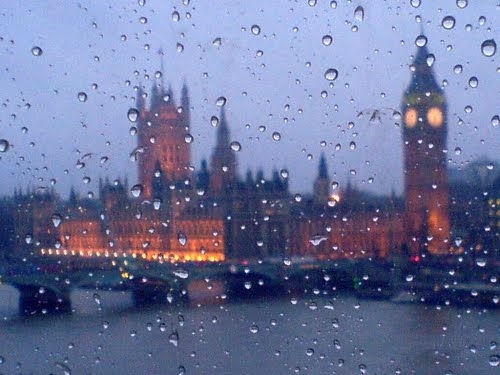
#> input picture Assignment-6/image3.jpg, 500 x 375 px
$ jupyter execute question3.ipynb
#> lines starting #> are read from the running program, lines starting #| are printed output that depends on the picture
[cell 1]
#Lab Assignment - 6
#DIGITAL IMAGE PROCESSING LAB
#Date – 05/11/2019
#Name – ASHISH GOYAL
#ID Number – 2016UCP1100

import cv2 as cv
import numpy as np

img = cv.imread('image3.jpg')
#> img is the input picture: shape (375, 500, 3); mean B, G, R 155.7, 116.8, 108.7

dst = np.empty_like(img) #create empty array the size of the image
noise = cv.randn(dst, (0,0,0), (20,20,20)) #add random img noise
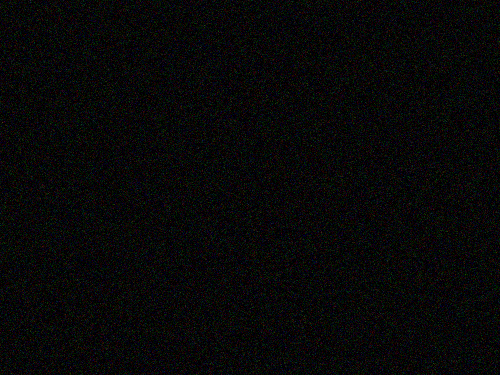
#> dst: shape (375, 500, 3); mean of channels 0, 1, 2 8, 8, 8; drawn as B, G, R

# Pass img through noise filter to add noise
p_noise = cv.addWeighted(img ,0.5, noise, 0.5, 50)
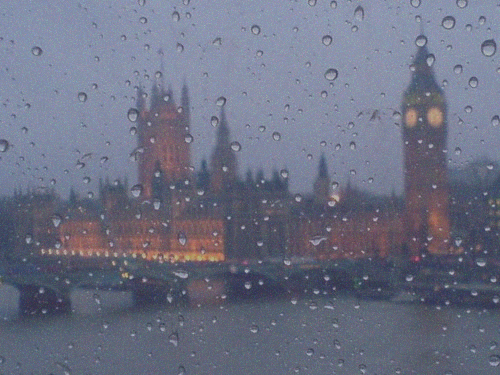
#> p_noise: shape (375, 500, 3); mean B, G, R 131.8, 112.4, 108.3

# Blurring function; kernel=15, sigma=auto
p_blur = cv.GaussianBlur(p_noise, (15, 15), 0)
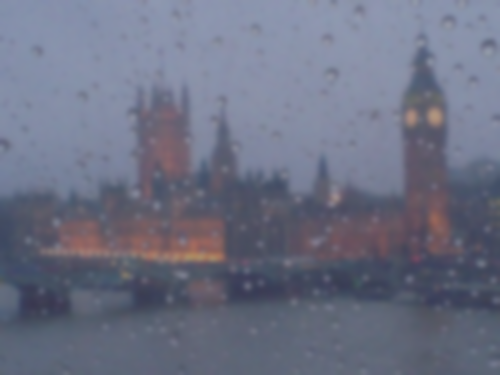
#> p_blur: shape (375, 500, 3); mean B, G, R 131.8, 112.4, 108.3

cv.imwrite('output3_a.jpg',p_blur)
cv.imshow('Output image1',p_blur)

img = cv.imread('image3_2.jpg')
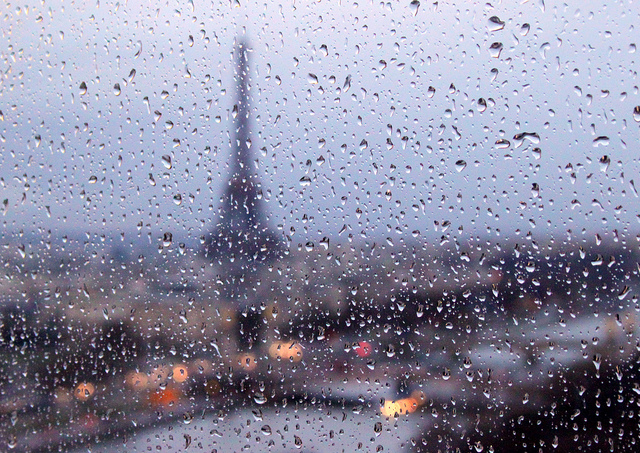
#> input picture Assignment-6/image3_2.jpg, 640 x 453 px
#> img is the input picture: shape (453, 640, 3); mean B, G, R 160.9, 139.4, 139.7

dst = np.empty_like(img) #create empty array the size of the image
noise = cv.randn(dst, (0,0,0), (20,20,20)) #add random img noise
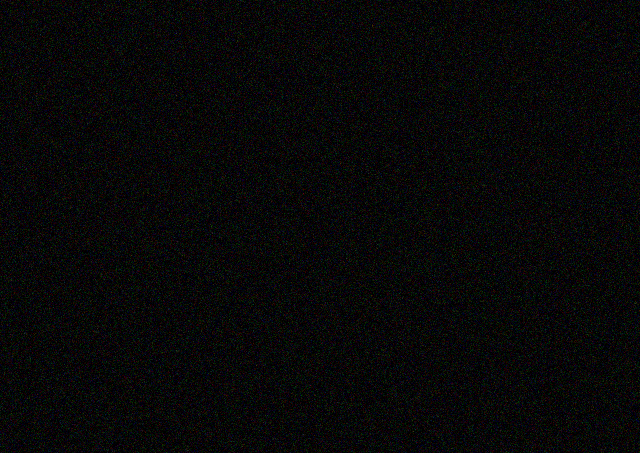
#> dst: shape (453, 640, 3); mean of channels 0, 1, 2 8, 8, 8; drawn as B, G, R

# Pass img through noise filter to add noise
p_noise = cv.addWeighted(img ,0.5, noise, 0.5, 50)
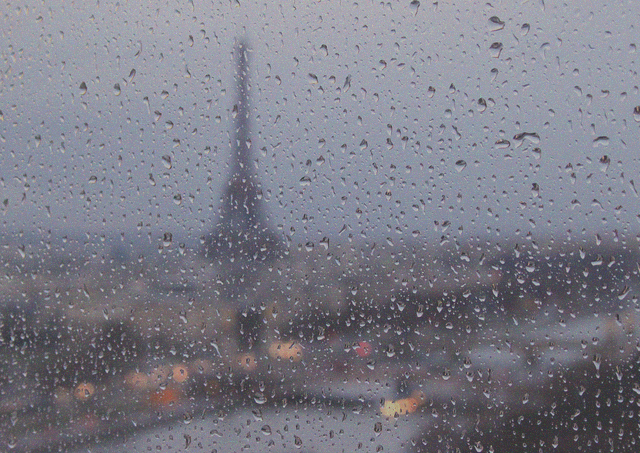
#> p_noise: shape (453, 640, 3); mean B, G, R 134.5, 123.7, 123.9

# Blurring function; kernel=15, sigma=auto
p_blur1 = cv.GaussianBlur(p_noise, (15, 15), 0)
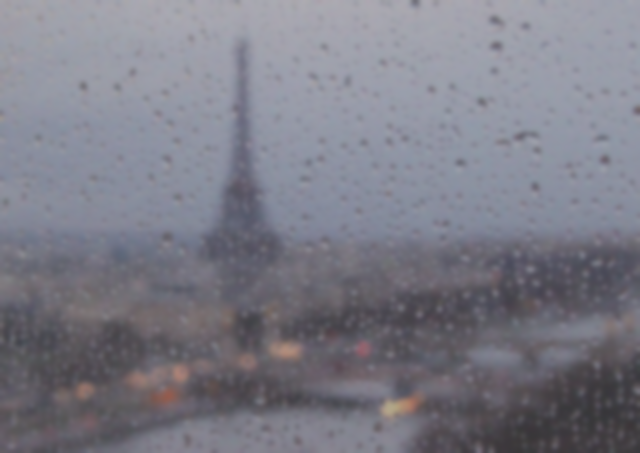
#> p_blur1: shape (453, 640, 3); mean B, G, R 134.4, 123.7, 123.9

cv.imwrite('output3_b.jpg',p_blur1)
cv.imshow('Output image',p_blur1)

k = cv.waitKey(0) & 0xFF    #for 64 bit machine
#> (key Esc is pressed here)
cv.destroyAllWindows()
